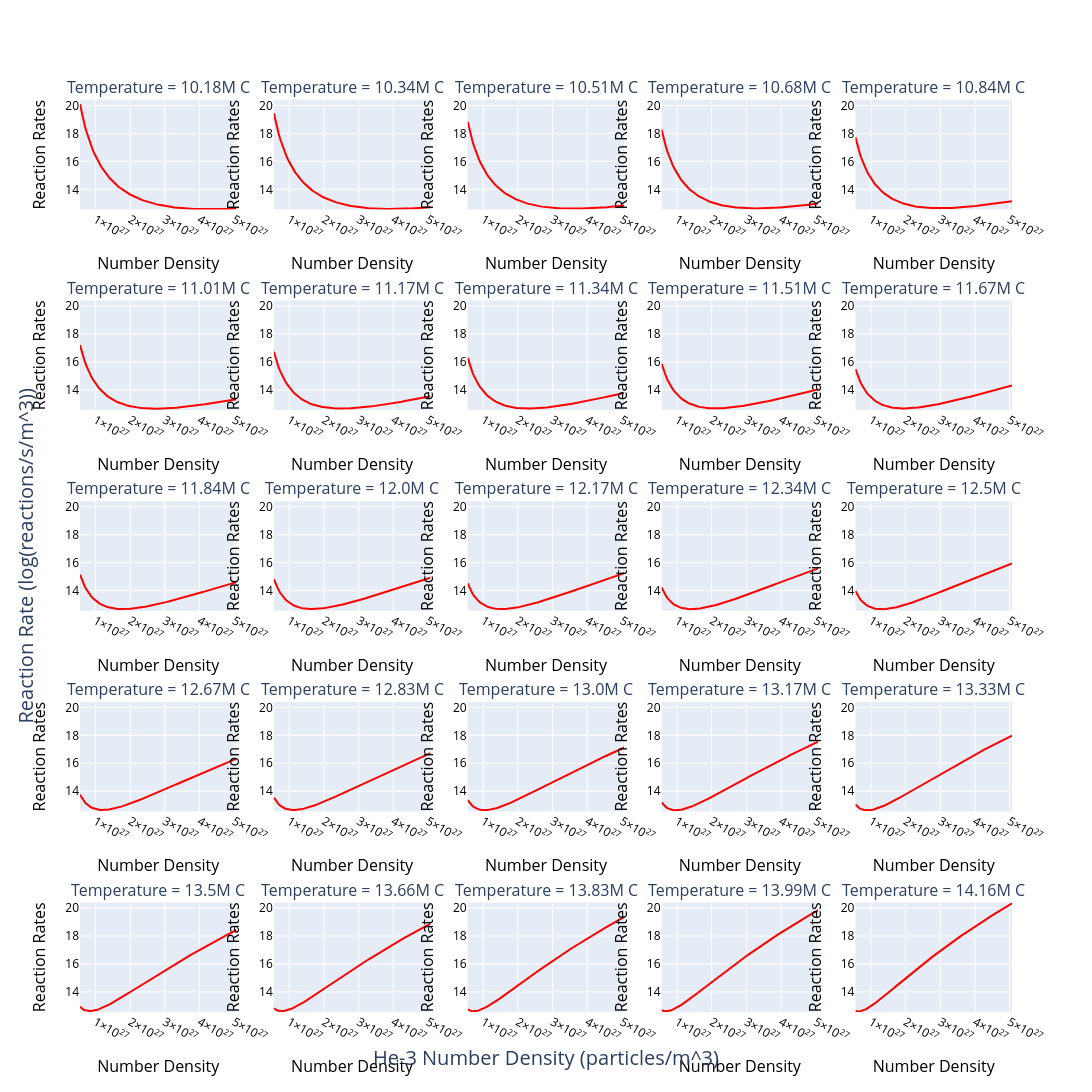

Notebook code cell kept with this figure:
### Code cell
## Use the model to make another surface plot
import statsmodels.api as sm

pio.templates.default = "plotly"

x = df_filtered['he3_number_density']
temp = df_filtered['core_temperature']

count = 25
x_space = np.linspace(x.min(), x.max(), 100)
temp_range = np.linspace(temp.min(), temp.max(), count + 1)

subplot_titles = []

_last = temp.min()
idx = 1
for _temp in temp_range:
    if _temp == _last:
        continue
    subplot_titles.append(f'Temperature = {format_title(_temp)} C')
    _last = _temp
    idx += 1

cols = 5
fig = make_subplots(rows=math.ceil((len(temp_range) - 1) / cols), cols=cols, subplot_titles=subplot_titles,
                    x_title='He-3 Number Density (particles/m^3)', y_title='Reaction Rate (log(reactions/s/m^3))')

def update(a):
    if a.text =='He-3 Number Density (particles/m^3)' or a.text == 'Reaction Rate (log(reactions/s/m^3))':
        a.font.size = 20

fig.for_each_annotation(update)

max_y = 0
min_y = 1e10

last = temp.min()
idx = 0
row = 1
col = 1
for temp_value in temp_range:
    if temp_value == last:
        continue
    frame_df = df_filtered.copy()
    if temp_value == temp.max():
        frame_df = frame_df[frame_df['core_temperature'] <= temp_value]
    else:
        frame_df = frame_df[frame_df['core_temperature'] < temp_value]
    frame_df = frame_df[frame_df['core_temperature'] >= last]
    last = temp_value

    # fig.add_trace(
    #     go.Scatter(x=frame_df['he3_number_density'], y=np.log10(frame_df['reaction_rates_per_unit_volume']), mode='markers',
    #                marker=dict(
    #                    color=frame_df['core_temperature'],
    #                    size=8,
    #                    opacity=0.8,
    #                    colorbar=dict(title='Temperature (C)', len=0.8, thickness=20),
    #                    showscale=True,
    #                    coloraxis='coloraxis',
    #                )),
    #     row=row, col=col
    # )

    # _x = frame_df['he3_number_density']
    # x_space = np.linspace(.9 * _x.min(), _x.max() * 1.1, 100)

    temp_space = np.array([temp_value] * len(x_space))
    # if len(_x) == 1:
    #     x_value = _x.iloc[0]
    #     x_space = np.linspace(x_value * 0.9, x_value * 1.1, 100)
    #     temp_space = np.array(frame_df['core_temperature'].iloc[0]) * np.ones_like(x_space)

    input_data = pd.DataFrame(
        {
            'const': np.ones_like(x_space),
            'log(he3_number_density)': np.log10(x_space),
            'log(he3_number_density)^2': np.log10(x_space) ** 2,
            'log(core_temperature)': np.log10(temp_space),
            'log(core_temperature)^2': np.log10(temp_space) ** 2,
            'log(core_temperature)^3': np.log10(temp_space) ** 3,
            'interaction': np.log10(x_space) * np.log10(temp_space),
        }
    )

    ys = model_interaction.predict(input_data).values
    fig.add_trace(
        go.Scatter(x=x_space, y=ys, mode='lines', marker=dict(color='red')),
        row=row, col=col
    )

    max_y = max(max_y, ys.max())
    min_y = min(min_y, ys.min())

    col += 1
    if col > cols:
        col = 1
        row += 1

    idx += 1

fig.update_layout(
    width=2000,
    height=2000,
    showlegend=False,
    coloraxis=dict(colorscale='BlueRed', colorbar=dict(title='Temperature (C)', len=0.8, thickness=20)),
)

min_y = min_y * 0.999
max_y = max_y * 1.0025

for i in range(len(temp_range)):
    param_name = f'yaxis{i + 1}'
    param_name_x = f'xaxis{i + 1}'
    if i == 0:
        param_name = 'yaxis'
        fig.update_layout(yaxis=dict(range=[min_y, max_y], title='Reaction Rates', color='black', titlefont=dict(size=16, color='black')), xaxis=dict(title='Number Density', color='black', titlefont=dict(size=16, color='black')))
    elif i == 10:
        fig.update_layout({
            param_name: dict(range=[min_y, max_y], color='black'),
            param_name_x: dict(title='Number Density', color='black', titlefont=dict(size=16, color='black'))
        })
    elif i == 22:
        fig.update_layout({
            param_name: dict(range=[min_y, max_y], title='Reaction Rates', color='black', titlefont=dict(size=16, color='black')),
            param_name_x: dict(color='black')
        })
    else:
        fig.update_layout({
            param_name: dict(range=[min_y, max_y], title='Reaction Rates', color='black', titlefont=dict(size=16, color='black')),
            param_name_x: dict(title='Number Density', color='black', titlefont=dict(size=16, color='black'))
        })

fig.show()
